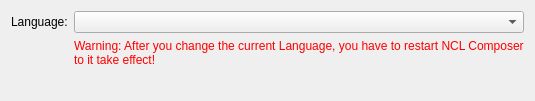
<?xml version="1.0" encoding="UTF-8"?>
<ui version="4.0">
 <class>GeneralPreferences</class>
 <widget class="QWidget" name="GeneralPreferences">
  <property name="geometry">
   <rect>
    <x>0</x>
    <y>0</y>
    <width>535</width>
    <height>101</height>
   </rect>
  </property>
  <property name="windowTitle">
   <string>General Preferences</string>
  </property>
  <layout class="QFormLayout" name="formLayout">
   <item row="2" column="0">
    <widget class="QLabel" name="label">
     <property name="text">
      <string>Language:</string>
     </property>
    </widget>
   </item>
   <item row="2" column="1">
    <widget class="QComboBox" name="comboBox"/>
   </item>
   <item row="3" column="1">
    <widget class="QLabel" name="label_WarningLanguage">
     <property name="styleSheet">
      <string notr="true">color: #FF0000
</string>
     </property>
     <property name="text">
      <string>Warning: After you change the current Language, you have to restart NCL Composer to it take effect!</string>
     </property>
     <property name="wordWrap">
      <bool>true</bool>
     </property>
    </widget>
   </item>
  </layout>
 </widget>
 <resources/>
 <connections/>
</ui>
